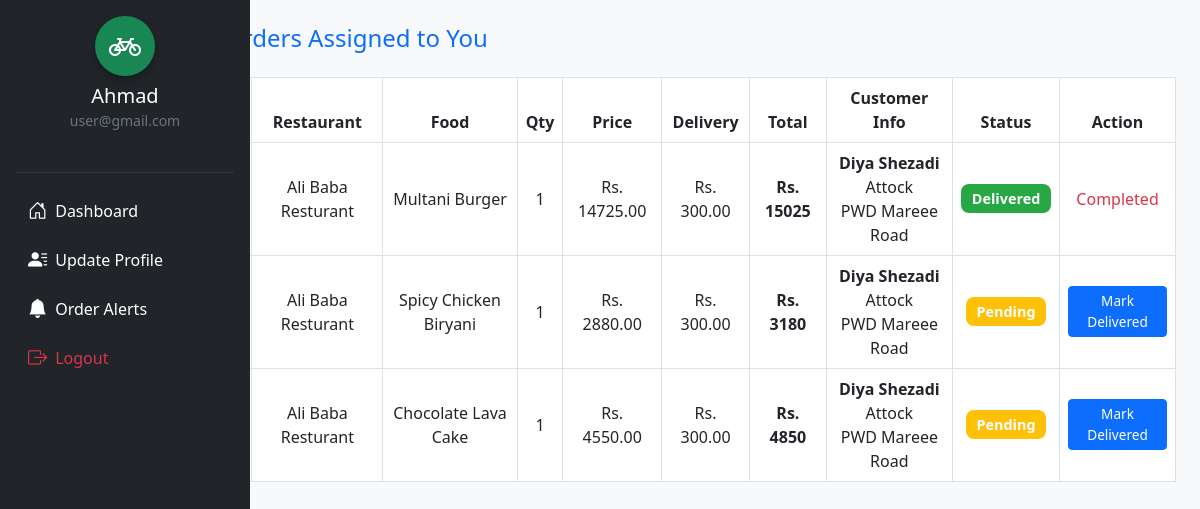
Page /rider/manage_orders.php (signed in) on the committed database.
### tables this page shows
CREATE TABLE `tbl_orders` (
  `id` int(11) NOT NULL,
  `customer_id` int(11) NOT NULL,
  `food_id` int(11) NOT NULL,
  `quantity` int(11) DEFAULT 1,
  `total_price` decimal(10,2) NOT NULL,
  `delivery_charges` decimal(10,2) DEFAULT 300.00,
  `payment_method` varchar(50) DEFAULT NULL,
  `full_name` varchar(100) DEFAULT NULL,
  `city` varchar(100) DEFAULT NULL,
  `address` text DEFAULT NULL,
  `payment_proof` varchar(255) DEFAULT NULL,
  `order_date` timestamp NOT NULL DEFAULT current_timestamp(),
  `status` varchar(20) DEFAULT 'Pending'
);

CREATE TABLE `tblrestaurants_delivery` (
  `id` int(11) NOT NULL,
  `name` varchar(100) DEFAULT NULL,
  `type` enum('restaurant','rider') DEFAULT NULL,
  `contact` varchar(20) DEFAULT NULL,
  `address` varchar(255) DEFAULT NULL,
  `status` varchar(20) DEFAULT 'active',
  `created_at` timestamp NOT NULL DEFAULT current_timestamp(),
  `password` varchar(100) NOT NULL
);

CREATE TABLE `tbl_foods` (
  `id` int(11) NOT NULL,
  `restaurant_id` int(11) DEFAULT NULL,
  `menu_id` int(11) DEFAULT NULL,
  `name` varchar(100) DEFAULT NULL,
  `price` int(11) DEFAULT NULL,
  `image` varchar(255) DEFAULT NULL,
  `discount` int(11) DEFAULT 0
);

### rider/manage_orders.php (the view, shortened to what this page needs)
<?php
include("../dbconnection.php");
$rider_id = $_SESSION['userid'];
$rest_ids = [];
$res_result = mysqli_query($conn, "SELECT restaurant_id FROM tbl_rider_applications WHERE rider_id = '$rider_id' AND status = 'approved'");
while ($res = mysqli_fetch_assoc($res_result)) {
    $rest_ids[] = $res['restaurant_id'];
}
$rest_ids_str = implode(",", $rest_ids);
$order_sql = "
    SELECT o.*, f.name AS food_name, r.name AS restaurant_name
    FROM tbl_orders o
    JOIN tbl_foods f ON o.food_id = f.id
    JOIN tblrestaurants_delivery r ON f.restaurant_id = r.id
    WHERE f.restaurant_id IN ($rest_ids_str)
    ORDER BY o.order_date DESC
";
$orders = mysqli_query($conn, $order_sql);
?>
<!DOCTYPE html>
<html lang="en">
<head>
  <link href="https://cdn.jsdelivr.net/npm/bootstrap@5.3.0/dist/css/bootstrap.min.css" rel="stylesheet">
</head>
<body>
<div class="container-fluid">
  <div class="row">
    <div class="col-md-3 col-lg-2 p-0">
      <?php include 'sidebar.php'; ?>
    </div>
    <div class="col-md-9 col-lg-10 p-4">
      <h4 class="mb-4 text-primary">Orders Assigned to You</h4>
      <?php if (mysqli_num_rows($orders) > 0): ?>
        <div class="table-responsive">
          <table class="table table-bordered bg-white align-middle text-center">
            <thead>
              <tr>
                <th>#</th>
                <th>Restaurant</th>
                <th>Food</th>
                <th>Qty</th>
                <th>Price</th>
                <th>Delivery</th>
                <th>Total</th>
                <th>Customer Info</th>
                <th>Status</th>
                <th>Action</th>
              </tr>
            </thead>
            <tbody>
              <?php
              $i = 1;
              while ($order = mysqli_fetch_assoc($orders)) {
                  $total = $order['total_price'] + $order['delivery_charges'];
                  $status_lower = strtolower($order['status']);
                  $badge_class = '';
                  switch ($status_lower) {
                      case 'pending': $badge_class = 'badge-pending'; break;
                      case 'delivered': $badge_class = 'badge-delivered'; break;
                  }
                  echo "<tr>
                      <td>{$i}</td>
                      <td>{$order['restaurant_name']}</td>
                      <td>{$order['food_name']}</td>
                      <td>{$order['quantity']}</td>
                      <td>Rs. {$order['total_price']}</td>
                      <td>Rs. {$order['delivery_charges']}</td>
                      <td><strong>Rs. $total</strong></td>
                      <td>
                          <strong>{$order['full_name']}</strong><br>
                          {$order['city']}<br>
                          {$order['address']}
                      </td>
                      <td><span class='badge badge-status $badge_class'>{$order['status']}</span></td>
                      <td>";
                  if ($status_lower == 'pending') {
                      echo '<a href="mark_order_delivered.php?order_id=' . $order['id'] . '" class="btn btn-primary btn-sm btn-action">Mark Delivered</a>';
                  } else {
                      echo "<span class='text-danger'>Completed</span>";
                  }
                  echo "</td></tr>";
                  $i++;
              }
              ?>
            </tbody>
          </table>
        </div>
      <?php else: ?>
        <div class="alert alert-warning">No orders available for your assigned restaurants.</div>
      <?php endif; ?>
    </div>
  </div>
</div>
</body>
</html>

### rider/manage_orders.php (style rules this page uses)
body { background-color: #f8f9fa; }
.table thead { background-color: #007bff; color: white; }
.badge-status { padding: 0.5em 0.75em; border-radius: 0.5rem; font-size: 0.9rem; color: #fff; }
.badge-pending { background-color: #ffc107; }
.badge-delivered { background-color: #28a745; }
.btn-action { font-size: 0.85rem; }

### rows in the picture
tbl_orders: tblrestaurants_delivery.name "Ali Baba Resturant", food.name "Multani Burger", quantity "1", total_price "14725.00", delivery_charges "300.00", total "15025", full_name "Diya Shezadi", city "Attock", address "PWD Mareee Road", status "Delivered", shows "Completed"
tbl_orders: tblrestaurants_delivery.name "Ali Baba Resturant", food.name "Spicy Chicken Biryani", quantity "1", total_price "2880.00", delivery_charges "300.00", total "3180", full_name "Diya Shezadi", city "Attock", address "PWD Mareee Road", status "Pending"
tbl_orders: tblrestaurants_delivery.name "Ali Baba Resturant", food.name "Chocolate Lava Cake", quantity "1", total_price "4550.00", delivery_charges "300.00", total "4850", full_name "Diya Shezadi", city "Attock", address "PWD Mareee Road", status "Pending"

### other values in the picture
$riderName "Ahmad"
$riderEmail "user@gmail.com"
